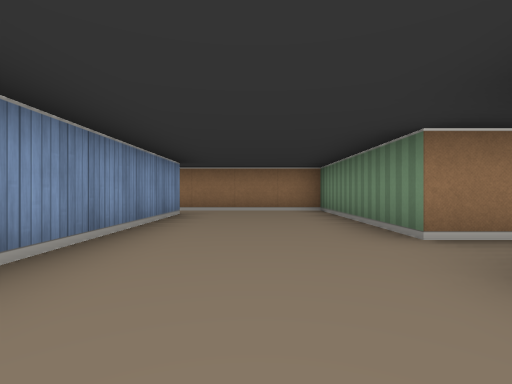
[1] (above)

24 first-person views from a walk through a cub3D maze. The camera is about half as high as the walls, looks level and sees 85° across. The floor is counted in squares. Each view is taken from the middle of a square. On the plan, view 1 faces up. The plan holds only what a view shows up to about 9 squares ahead; the rest is blank. The place goes on beyond the plan.

[2]
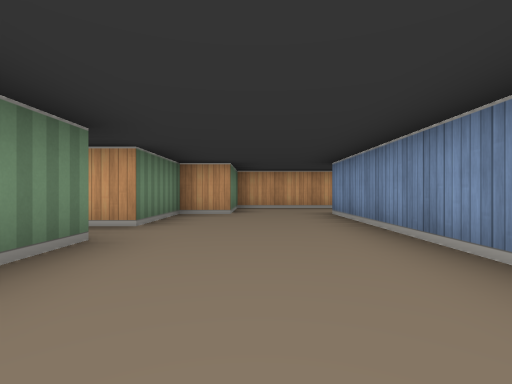

[3]
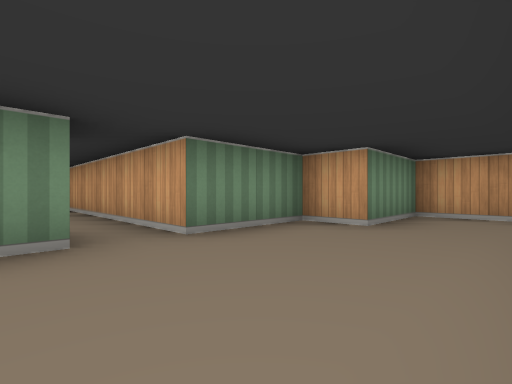

[4]
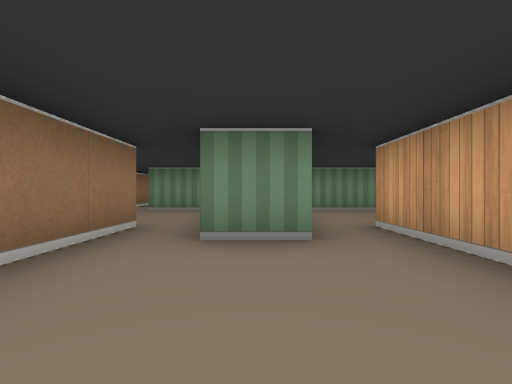

[5]
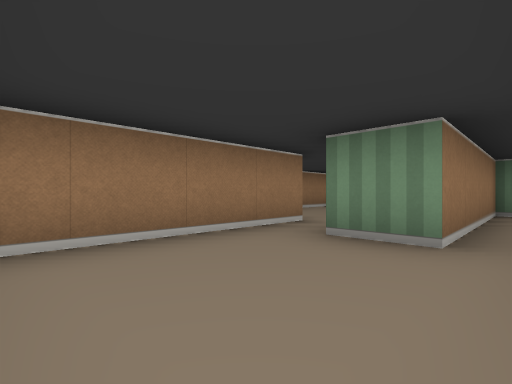

[6]
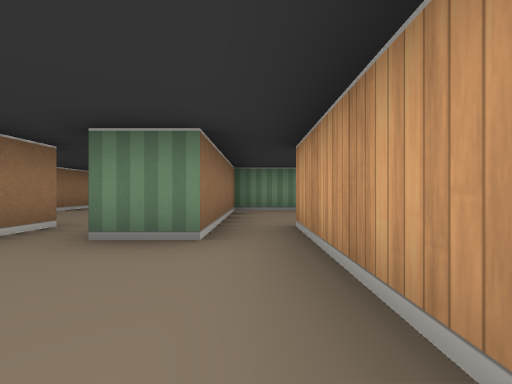

[7]
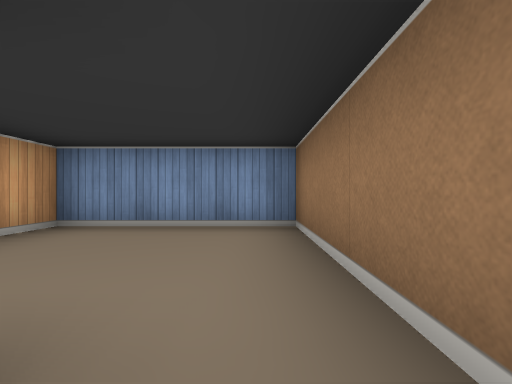

[8]
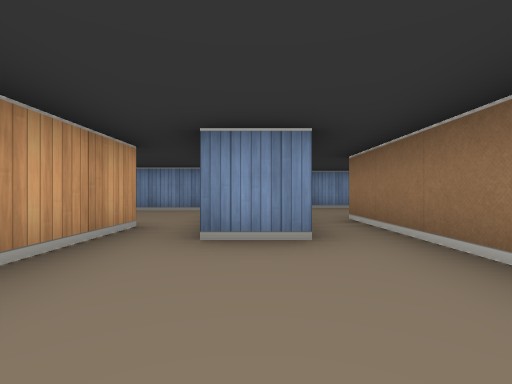

[9]
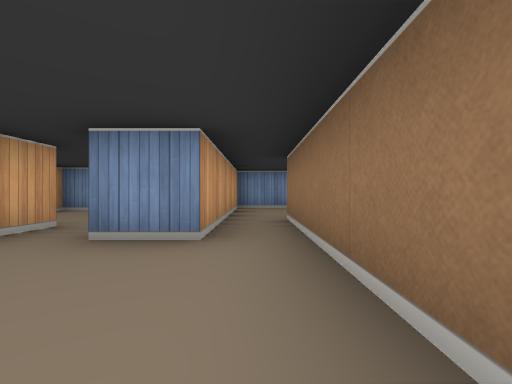

[10]
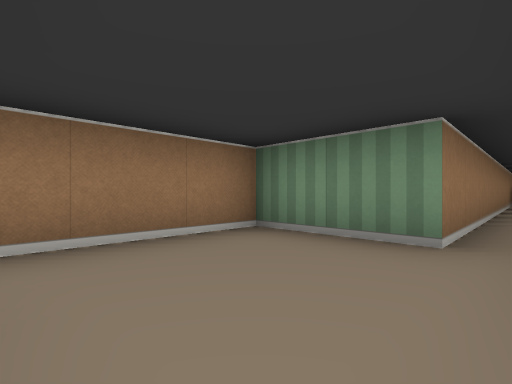

[11]
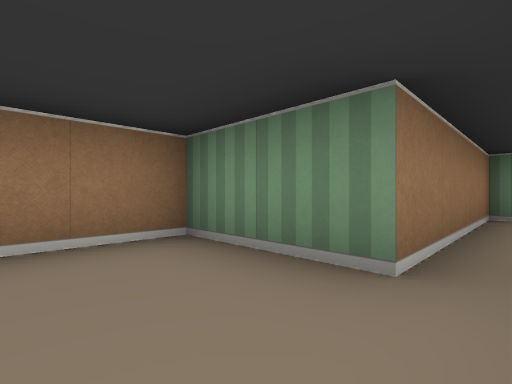

[12]
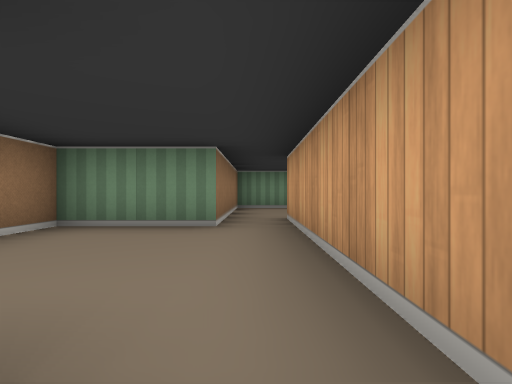

[13]
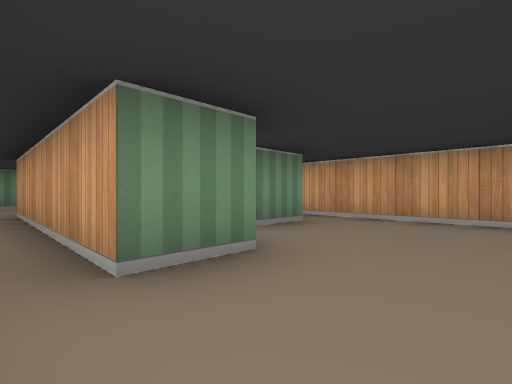

[14]
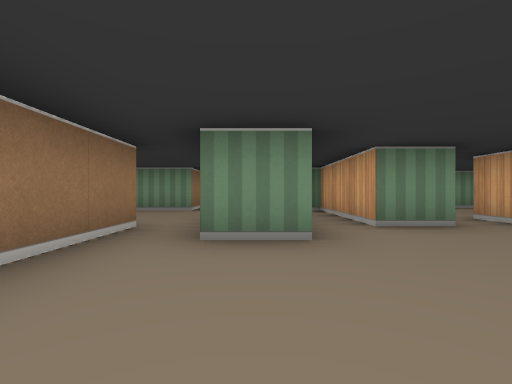

[15]
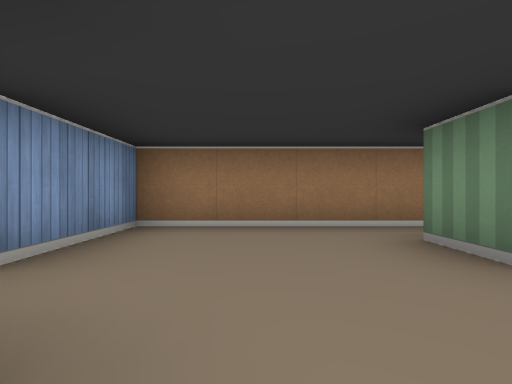

[16]
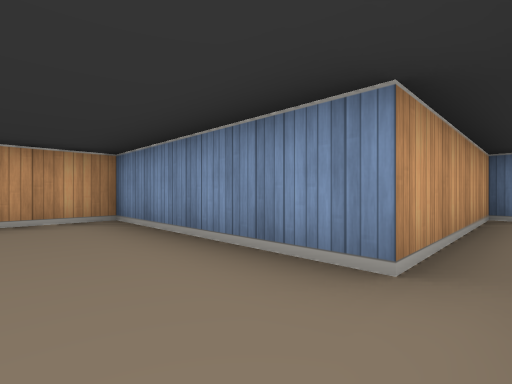

[17]
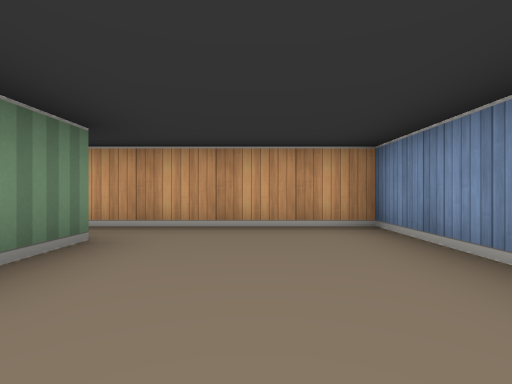

[18]
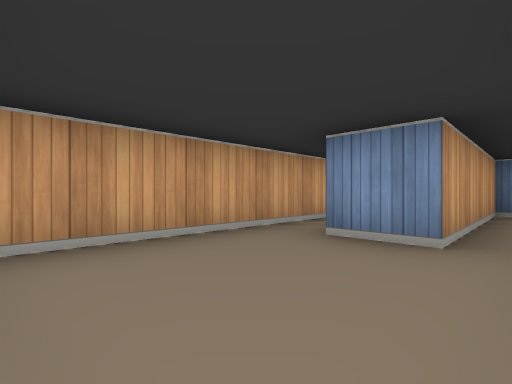

[19]
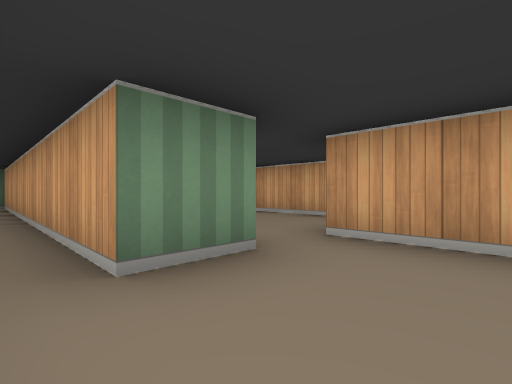

[20]
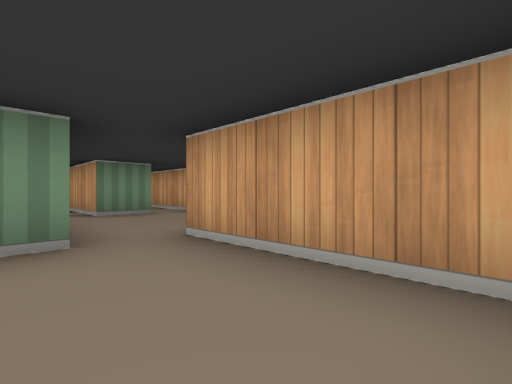

[21]
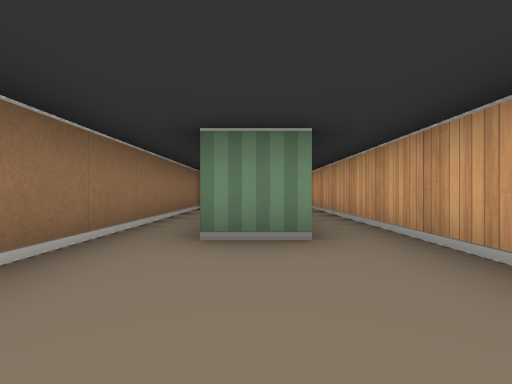

[22]
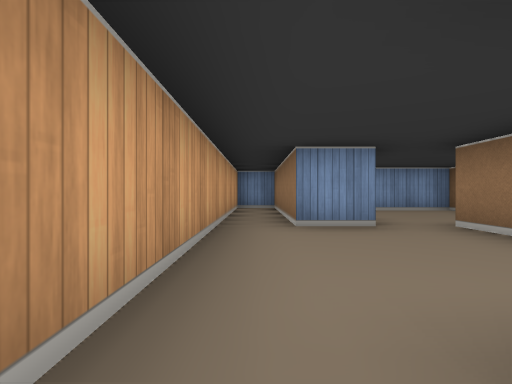

[23]
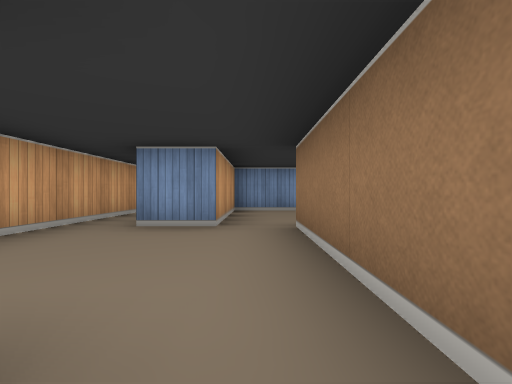

[24]
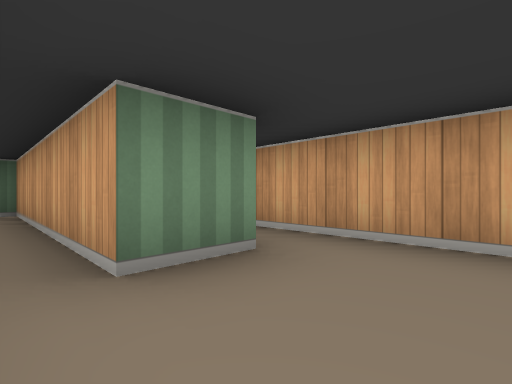

### Floor plan
Ten units are one square. View 1 is at (0, 0); x grows to the right and y downward. Boxes are objects, and circles mark ways between rooms. Rooms are numbered by the first view taken in them; rooms with no view inside come last. Other rooms are left out.
<svg viewBox="-150 -150 180 180">
<path fill="none" stroke="#000" d="M24 -25 15 -25 15 -65 -15 -65M-15 -55 -15 5M-15 25 5 25 5 5 15 5 15 -15 25 -15M-25 -85 -55 -85 -55 -55 -15 -55M-15 -65 -25 -65 -25 -75M-15 -95 -15 -85 -25 -85M15 -82 15 -95M-25 -75 -6 -75M25 -105 -15 -105M-65 -115 -65 -95 -15 -95M-15 -105 -35 -105 -35 -125 -65 -125M-105 -125 -115 -125M-65 -125 -75 -125 -75 -145 -90 -145M-115 -115 -65 -115M-115 -105 -115 -115M-105 -85 -105 -95 -75 -95M-115 -125 -145 -125 -145 -106M-135 -75 -95 -75M-95 -75 -95 -35 -55 -35M-65 -45 -65 -56M-55 -35 -55 -25M-56 -15 -26 -15M-105 -5 -105 -15 -56 -15M-135 -26 -135 5 -105 5M-75 16 -75 5 -25 5M-105 5 -105 15 -145 15 -145 25 -15 25M-26 -5 -105 -5"/>
<circle cx="-20" cy="-60" r="3" fill="#2a7"/>
<circle cx="-10" cy="20" r="3" fill="#2a7"/>
<circle cx="-20" cy="-80" r="3" fill="#2a7"/>
<circle cx="-25" cy="-100" r="3" fill="#2a7"/>
<circle cx="-70" cy="-120" r="3" fill="#2a7"/>
<circle cx="-110" cy="-120" r="3" fill="#2a7"/>
<circle cx="-100" cy="-80" r="3" fill="#2a7"/>
<circle cx="-60" cy="-40" r="3" fill="#2a7"/>
<circle cx="-50" cy="-20" r="3" fill="#2a7"/>
<circle cx="-110" cy="0" r="3" fill="#2a7"/>
<text x="0" y="-20">1</text>
<text x="-40" y="-70">2</text>
<text x="0" y="-90">3</text>
<text x="-50" y="-110">4</text>
<text x="-90" y="-130">5</text>
<text x="-120" y="-100">6</text>
<text x="-80" y="-60">7</text>
<text x="-40" y="-30">8</text>
<text x="-110" y="-10">9</text>
<text x="-80" y="10">10</text>
</svg>
Room 1 opens to room 2. Room 1 opens to room 10. Room 2 opens to room 3. Room 3 opens to room 4. Room 4 opens to room 5. Room 5 opens to room 6. Room 6 opens to room 7. Room 7 opens to room 8. Room 8 opens to room 9. Room 9 opens to room 10.

Where each view was taken, in squares from view 1:
view 1: 0 up, 0 right, facing up
view 2: 5 up, 0 right, facing down
view 3: 3 up, 1 left, facing down-right
view 4: 7 up, 5 left, facing right
view 5: 6 up, 5 left, facing up-right
view 6: 6 up, 5 left, facing right
view 7: 8 up, 2 left, facing left
view 8: 9 up, 1 right, facing left
view 9: 10 up, 1 right, facing left
view 10: 10 up, 6 left, facing up-right
view 11: 12 up, 9 left, facing up-right
view 12: 12 up, 11 left, facing right
view 13: 12 up, 13 left, facing down-right
view 14: 11 up, 14 left, facing right
view 15: 9 up, 13 left, facing up
view 16: 8 up, 8 left, facing down-left
view 17: 7 up, 8 left, facing down
view 18: 4 up, 3 left, facing down-left
view 19: 2 up, 12 left, facing down-right
view 20: 1 up, 13 left, facing down-right
view 21: 1 down, 10 left, facing right
view 22: 2 down, 7 left, facing left
view 23: 0 up, 7 left, facing left
view 24: 0 up, 9 left, facing down-right
